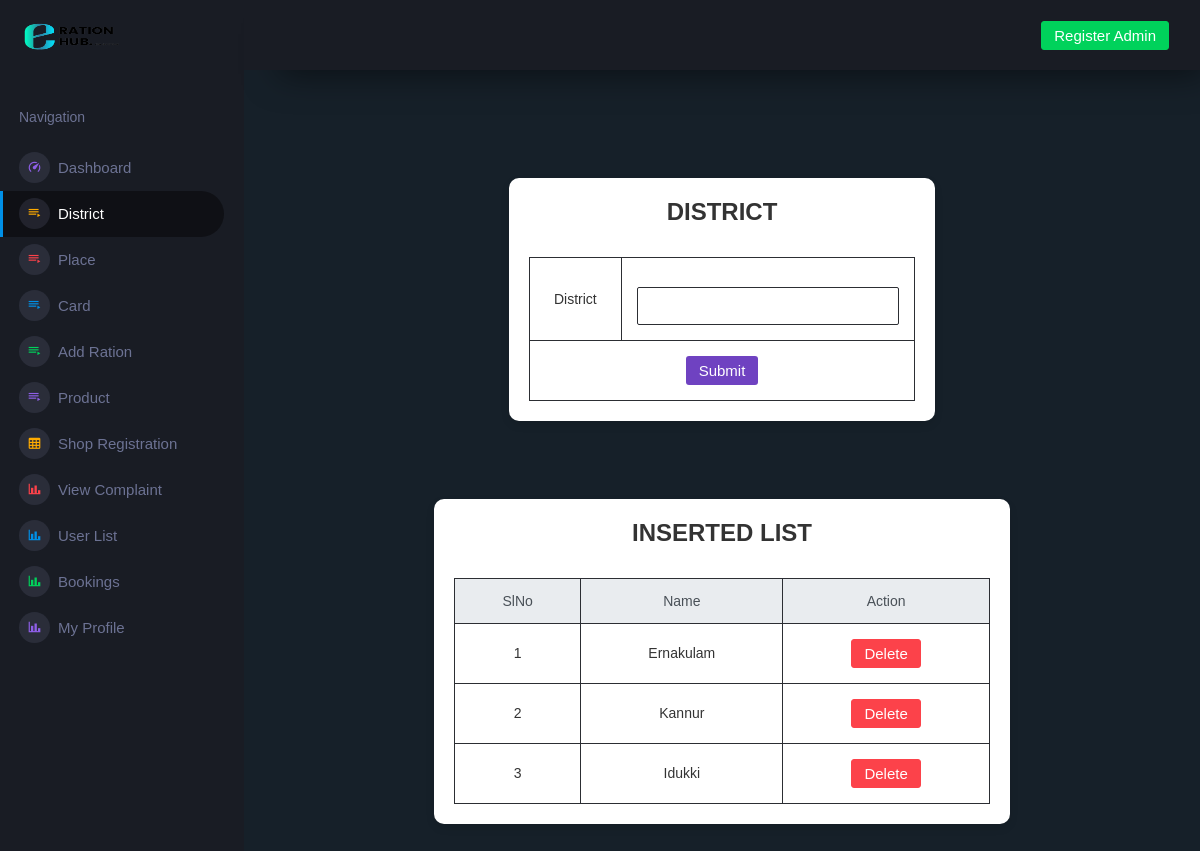
Page /Project/Admin/District.php on the committed database.
### tables this page shows
CREATE TABLE `tbl_district` (
  `district_id` int(11) NOT NULL,
  `district_name` varchar(50) NOT NULL
);

### Project/Admin/District.php (the view, shortened to what this page needs)
<?php
include("../Assets/Connection/Connection.php");
include("Head.php");
?>
<!DOCTYPE html PUBLIC "-//W3C//DTD XHTML 1.0 Transitional//EN" "http://www.w3.org/TR/xhtml1/DTD/xhtml1-transitional.dtd">
<html xmlns="http://www.w3.org/1999/xhtml">
<head>
</head>
<body>
<form id="form1" name="form1" method="post" action="">
<div class="container mt-5">
    <div class="row justify-content-center">
        <div class="col-md-6">
            <div class="table-wrapper">
                <h3>District</h3>
                <table class="table table-bordered">
                    <tbody>
                        <tr>
                            <td>District</td>
                            <td><label for="txtdis"></label>
                            <input type="text" name="txtdis" id="txtdis" class="form-control" required/></td>
                        </tr>
                        <tr>
                            <td colspan="2" class="text-center">
                                <input type="submit" name="btn_sub" id="btn_sub" value="Submit" class="btn btn-custom" />
                            </td>
                        </tr>
                    </tbody>
                </table>
            </div>
        </div>
    </div>
</div>
<div class="container mt-5">
    <div class="row justify-content-center">
        <div class="col-md-8">
            <div class="table-wrapper">
                <h3>Inserted List</h3>
                <table class="table table-bordered table-striped">
                    <thead class="thead-light">
                        <tr>
                            <th>SlNo</th>
                            <th>Name</th>
                            <th>Action</th>
                        </tr>
                    </thead>
                    <tbody>
                        <?php
                        $selQry = 'select * from tbl_district';
                        $result = $Con->query($selQry);
                        $i = 0;
                        while ($data = $result->fetch_assoc()) {
                            $i++;
                        ?>
                        <tr>
                            <td><?php echo $i ?></td>
                            <td><?php echo $data['district_name'] ?></td>
                            <td>
                                <a href="District.php?did=<?php echo $data['district_id'] ?>" class="btn btn-danger">Delete</a>
                            </td>
                        </tr>
                        <?php } ?>
                    </tbody>
                </table>
            </div>
        </div>
    </div>
</div>
</form>
</body>
</html>
<?php
include("Foot.php");
?>

### Project/Admin/District.php (style rules this page uses)
body { background-color: #495057 !important; font-family: 'Arial', sans-serif; }
.table-wrapper { background-color: #fff; padding: 20px; border-radius: 10px; box-shadow: 0 4px 8px rgba(0, 0, 0, 0.1); margin-top: 30px; }
h3 { color: #333; font-weight: bold; text-transform: uppercase; margin-bottom: 30px; text-align: center; }
.table thead th { background-color: #f8f9fa; color: #6c757d; text-align: center; }
.table tbody td { background-color: #fff; color: #333; text-align: center; }
.btn-custom { background-color: #6f42c1; color: white; transition: background-color 0.3s ease; }
input[type="text"], select { background-color: #fff; color: #333; }

### rows in the picture
tbl_district: district_name "Ernakulam"
tbl_district: district_name "Kannur"
tbl_district: district_name "Idukki"
